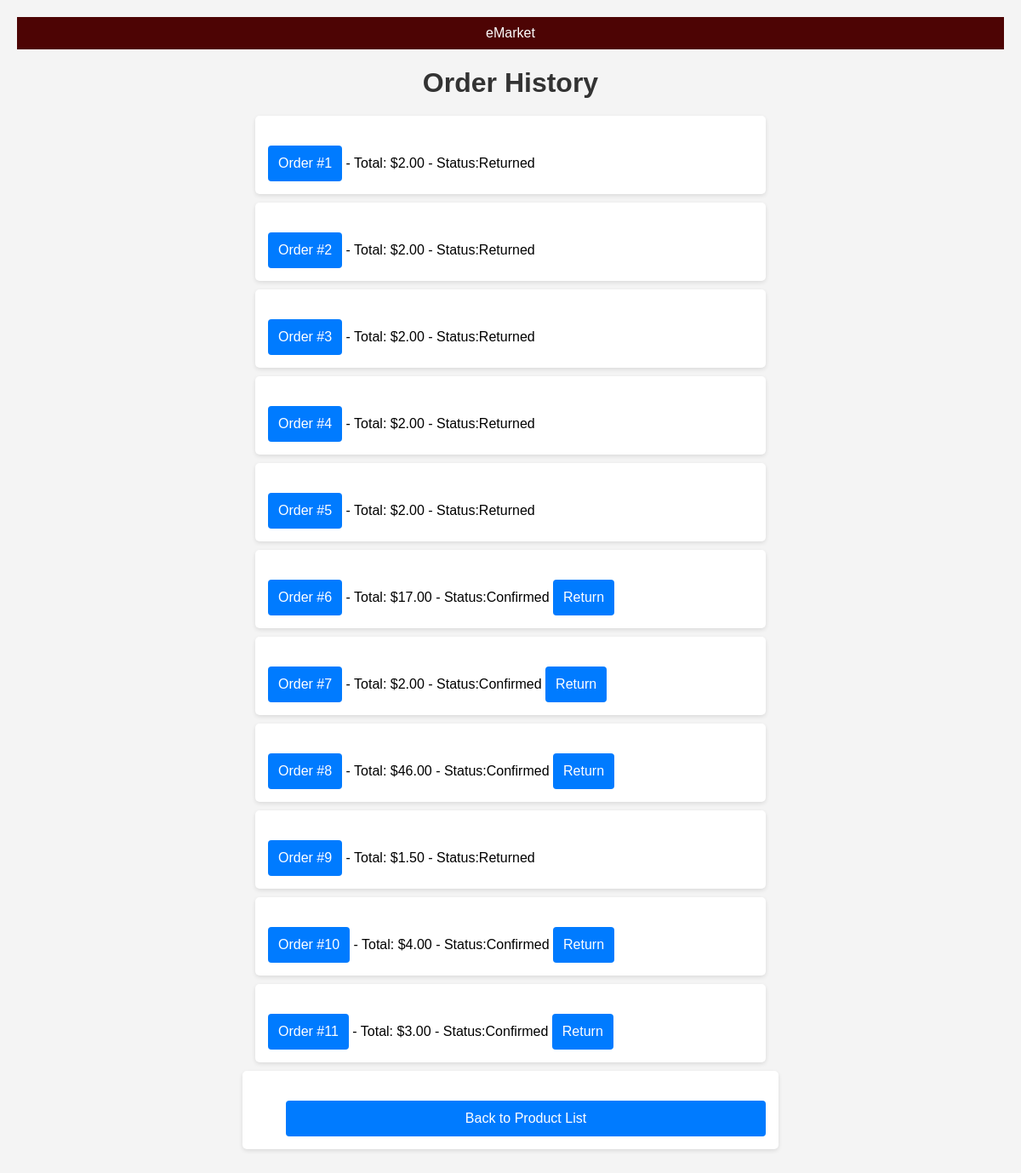
The app's page /order_history/ (signed in), older data.
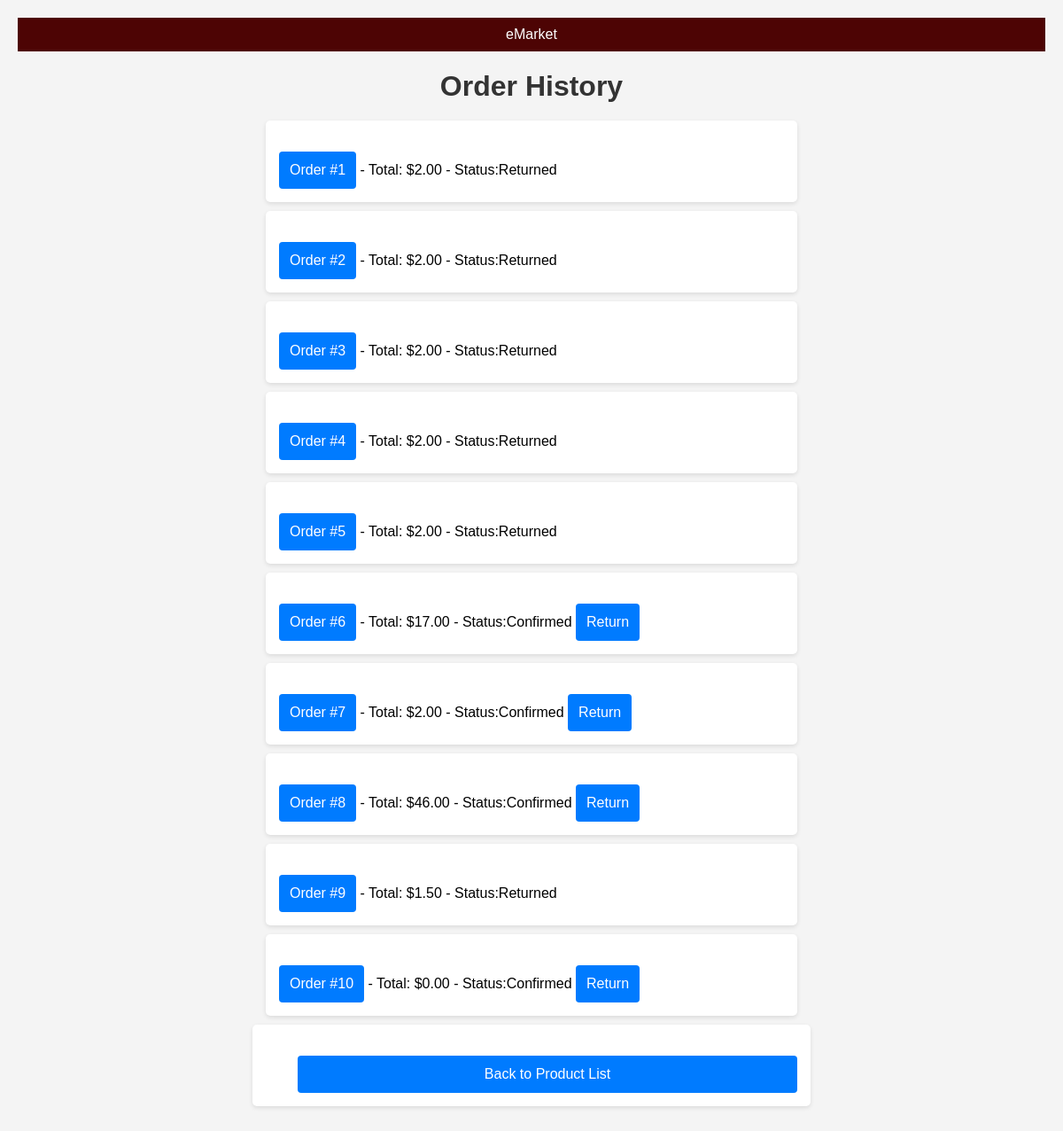
The same page, newer data.
### app/models.py (models this page shows, shortened)
class Order(models.Model):
    user = models.ForeignKey(User, on_delete=models.CASCADE)
    user_order_id = models.PositiveIntegerField(default=1)
    cart = models.OneToOneField(Cart, on_delete=models.SET_NULL, null=True)
    cart_products = models.JSONField(null=True)
    quantity = models.PositiveIntegerField(default=1)
    total = models.DecimalField(max_digits=10, decimal_places=2, default=0) # type: ignore
    status = models.CharField(max_length = 50, default='Pending')
    date_created = models.DateTimeField(null=True,auto_now_add=True)

### app/views.py (the view)
# urls.py: path('order_history/', views.order_history, name='order_history'),
@login_required
def order_history(request):
    orders = Order.objects.filter(user=request.user)
    return render(request, 'app/order_history.html', {'orders': orders})

### app/templates/app/order_history.html (shortened to what this page needs)
<!DOCTYPE html>
<html lang="en">
<head>
    {% load static %}
    <link rel="stylesheet" href="{% static 'app/order_history.css' %}">
</head>
<body>
    <header>
        <div class="project-name">eMarket</div>
    </header>
    <h1>Order History</h1>
    <ul>
        {% for order in orders %}
            <li>
                <a href="{% url 'order_detail' order.id %}" class="button">
                Order #{{ order.user_order_id }}</a> - Total: ${{ order.total }} - Status:{{order.status}}
                {% if order.status != 'Returned' %}
                    <form method="post" action="{% url 'order_return' order.id %}" style="display:inline;">
                        <button type="submit" class="button">Return</button>
                    </form>
                {% endif %}
            </li>
        {% empty %}
            <li class="no-orders">You have no orders.</li>
        {% endfor %}
    </ul>
    <div class="back-button-container">
        <a href="{% url 'product_list' %}" class="button">Back to Product List</a>
    </div>
</body>
</html>

Row changes from the older to the newer data that the page shows:
removed Order: user_order_id "11", total "3.00", status "Confirmed", shows "Return"
changed Order (number 10 of 10 on the later page): total "4.00" → "0.00"
